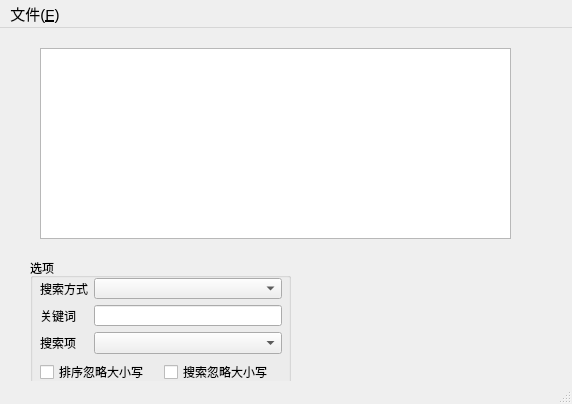
<ui version="4.0" >
 <class>MainWindow</class>
 <widget class="QMainWindow" name="MainWindow" >
  <property name="windowModality" >
   <enum>Qt::WindowModal</enum>
  </property>
  <property name="geometry" >
   <rect>
    <x>0</x>
    <y>0</y>
    <width>572</width>
    <height>404</height>
   </rect>
  </property>
  <property name="sizePolicy" >
   <sizepolicy vsizetype="Expanding" hsizetype="Expanding" >
    <horstretch>1</horstretch>
    <verstretch>1</verstretch>
   </sizepolicy>
  </property>
  <property name="font" >
   <font>
    <family>Tahoma</family>
    <pointsize>11</pointsize>
    <weight>50</weight>
    <italic>false</italic>
    <bold>false</bold>
    <underline>false</underline>
    <strikeout>false</strikeout>
   </font>
  </property>
  <property name="windowTitle" >
   <string>员工管理系统</string>
  </property>
  <widget class="QWidget" name="centralwidget" >
   <widget class="QGroupBox" name="groupBox" >
    <property name="geometry" >
     <rect>
      <x>30</x>
      <y>230</y>
      <width>261</width>
      <height>141</height>
     </rect>
    </property>
    <property name="sizePolicy" >
     <sizepolicy vsizetype="Fixed" hsizetype="Expanding" >
      <horstretch>1</horstretch>
      <verstretch>0</verstretch>
     </sizepolicy>
    </property>
    <property name="font" >
     <font>
      <family>Tahoma</family>
      <pointsize>9</pointsize>
      <weight>50</weight>
      <bold>false</bold>
      <kerning>true</kerning>
     </font>
    </property>
    <property name="title" >
     <string>选项</string>
    </property>
    <widget class="QWidget" name="layoutWidget" >
     <property name="geometry" >
      <rect>
       <x>10</x>
       <y>20</y>
       <width>242</width>
       <height>106</height>
      </rect>
     </property>
     <layout class="QVBoxLayout" name="verticalLayout" >
      <item>
       <layout class="QFormLayout" name="formLayout" >
        <property name="sizeConstraint" >
         <enum>QLayout::SetFixedSize</enum>
        </property>
        <item row="0" column="0" >
         <widget class="QLabel" name="label" >
          <property name="font" >
           <font>
            <family>Tahoma</family>
            <pointsize>9</pointsize>
           </font>
          </property>
          <property name="text" >
           <string>搜索方式</string>
          </property>
          <property name="buddy" >
           <cstring>comboBoxPattern</cstring>
          </property>
         </widget>
        </item>
        <item row="0" column="1" >
         <widget class="QComboBox" name="comboBoxPattern" >
          <property name="sizePolicy" >
           <sizepolicy vsizetype="Fixed" hsizetype="Expanding" >
            <horstretch>0</horstretch>
            <verstretch>0</verstretch>
           </sizepolicy>
          </property>
          <property name="font" >
           <font>
            <family>Tahoma</family>
            <pointsize>9</pointsize>
           </font>
          </property>
         </widget>
        </item>
        <item row="1" column="0" >
         <widget class="QLabel" name="labelKeyword" >
          <property name="font" >
           <font>
            <family>Tahoma</family>
            <pointsize>9</pointsize>
           </font>
          </property>
          <property name="text" >
           <string>关键词</string>
          </property>
          <property name="buddy" >
           <cstring>lineEditKeyword</cstring>
          </property>
         </widget>
        </item>
        <item row="1" column="1" >
         <widget class="QLineEdit" name="lineEditKeyword" >
          <property name="font" >
           <font>
            <family>Tahoma</family>
            <pointsize>9</pointsize>
           </font>
          </property>
         </widget>
        </item>
        <item row="2" column="0" >
         <widget class="QLabel" name="label_3" >
          <property name="sizePolicy" >
           <sizepolicy vsizetype="Preferred" hsizetype="Fixed" >
            <horstretch>0</horstretch>
            <verstretch>0</verstretch>
           </sizepolicy>
          </property>
          <property name="font" >
           <font>
            <family>Tahoma</family>
            <pointsize>9</pointsize>
           </font>
          </property>
          <property name="text" >
           <string>搜索项</string>
          </property>
          <property name="buddy" >
           <cstring>comboBoxItem</cstring>
          </property>
         </widget>
        </item>
        <item row="2" column="1" >
         <widget class="QComboBox" name="comboBoxItem" >
          <property name="sizePolicy" >
           <sizepolicy vsizetype="Fixed" hsizetype="Expanding" >
            <horstretch>0</horstretch>
            <verstretch>0</verstretch>
           </sizepolicy>
          </property>
          <property name="font" >
           <font>
            <family>Tahoma</family>
            <pointsize>9</pointsize>
           </font>
          </property>
         </widget>
        </item>
       </layout>
      </item>
      <item>
       <layout class="QHBoxLayout" name="horizontalLayout" >
        <item>
         <widget class="QCheckBox" name="checkBoxSort" >
          <property name="font" >
           <font>
            <family>Tahoma</family>
            <pointsize>9</pointsize>
           </font>
          </property>
          <property name="text" >
           <string>排序忽略大小写</string>
          </property>
         </widget>
        </item>
        <item>
         <widget class="QCheckBox" name="checkBoxSearch" >
          <property name="font" >
           <font>
            <family>Tahoma</family>
            <pointsize>9</pointsize>
           </font>
          </property>
          <property name="text" >
           <string>搜索忽略大小写</string>
          </property>
         </widget>
        </item>
       </layout>
      </item>
     </layout>
    </widget>
   </widget>
   <widget class="QTreeView" name="treeViewStaff" >
    <property name="geometry" >
     <rect>
      <x>40</x>
      <y>20</y>
      <width>471</width>
      <height>191</height>
     </rect>
    </property>
   </widget>
  </widget>
  <widget class="QMenuBar" name="menubar" >
   <property name="geometry" >
    <rect>
     <x>0</x>
     <y>0</y>
     <width>572</width>
     <height>21</height>
    </rect>
   </property>
   <widget class="QMenu" name="menu_File" >
    <property name="title" >
     <string>文件(&amp;F)</string>
    </property>
    <addaction name="separator" />
    <addaction name="actionExport" />
    <addaction name="separator" />
    <addaction name="actionMenu" />
    <addaction name="actionLogOff" />
    <addaction name="actionExit" />
   </widget>
   <addaction name="menu_File" />
  </widget>
  <widget class="QStatusBar" name="statusbar" />
  <action name="actionExport" >
   <property name="text" >
    <string>Export</string>
   </property>
  </action>
  <action name="actionMenu" >
   <property name="text" >
    <string>Menu</string>
   </property>
  </action>
  <action name="actionLogOff" >
   <property name="text" >
    <string>LogOff</string>
   </property>
  </action>
  <action name="actionExit" >
   <property name="text" >
    <string>Exit</string>
   </property>
  </action>
 </widget>
 <resources/>
 <connections/>
</ui>
